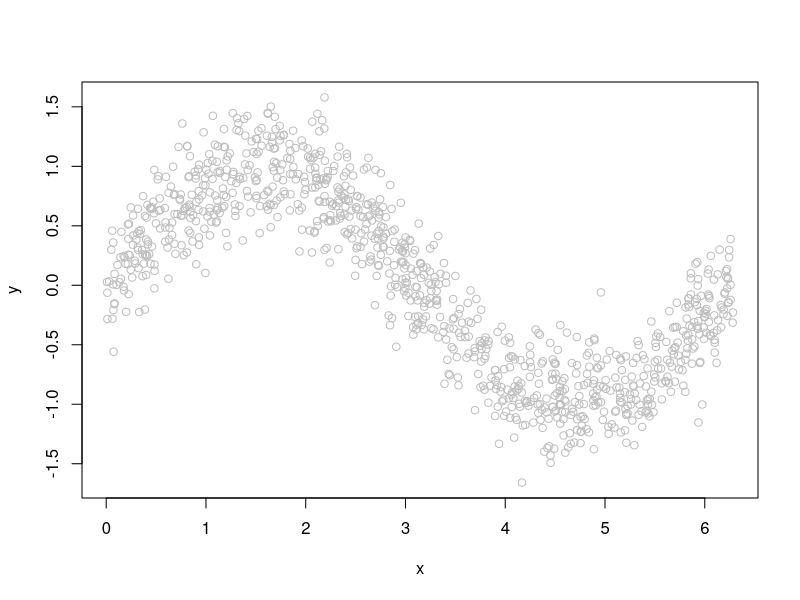
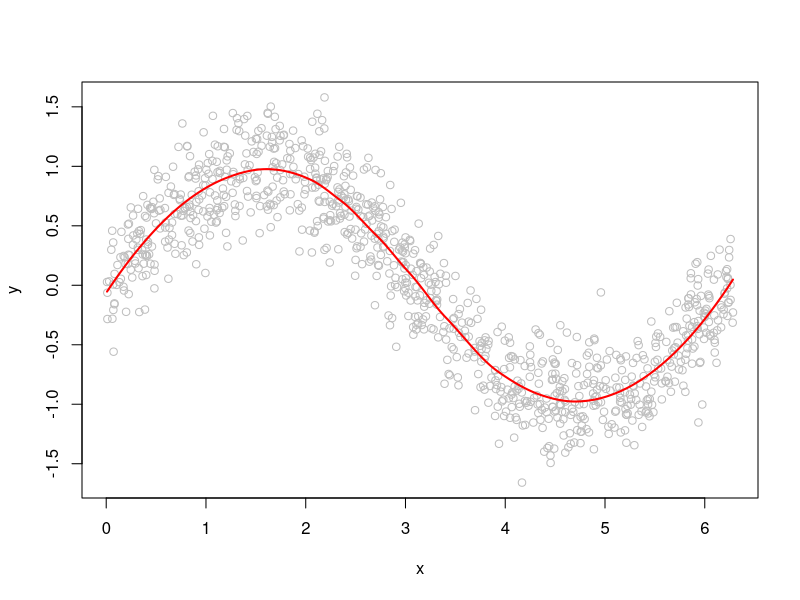

These charts were generated, in order, by the following R code:
## ---- chunk 1
knitr::opts_chunk$set(echo = TRUE)
## ---- chunk 2
n = 1000 # pay attention to n here
set.seed(1)
x <- sort(runif(n)*2*pi)
y <- sin(x) + rnorm(n)/4
df <- data.frame(y, x)
plot(x, y, col = "gray")

# Estimation with degree = 2 (locally quadratic)

loe1 <- loess(y ~ x, degree = 2, span = 0.5)
yhat1 <- predict(loe1, x)
plot(x, y, col = "gray")
lines(x, yhat1, col = "red", lwd = 2)

## SHUFFLE
n <- nrow(df)
ind <- sample(n,n)
df1 <- df[ind,]

# slice to 10 peices
k <- 10
nslice <- floor(n/k)
val <- df1[1:nslice,]
train <- df1[-(1:nslice),]

# train loess span = 0.02 0.2, 1 
fit1 <- loess(y ~ x, 
              degree = 2, 
              span = 0.02, 
              data = train, 
              control = loess.control(surface = "direct"))
yhat1 <- predict(fit1,val$x)
sqrt(mean((yhat1 - y))^2)


fit2 <- loess(y ~ x, 
              degree = 2, 
              span = 0.2, 
              data = train, 
              control = loess.control(surface = "direct"))
yhat2 <- predict(fit2,val$x)
sqrt(mean((yhat2 - y))^2)

fit3 <- loess(y ~ x, 
              degree = 2, 
              span = 1, 
              data = train, 
              control = loess.control(surface = "direct"))
yhat3 <- predict(fit3,val$x)
sqrt(mean((yhat3 - y))^2)

#better way
best = 1;
for (i in 1:100) {
  fitGood <- loess(y ~ x, 
              degree = 2, 
              span = 0.1*i, 
              data = train, 
              control = loess.control(surface = "direct"))
  yhatGood <- predict(fitGood,val$x)
  curr <- sqrt(mean((yhatGood - y))^2)
  print(curr)
  if(curr < best){
    #print(best)
    print("is worst than")
    #print(curr)
    best = curr
  }
}
print(best)


